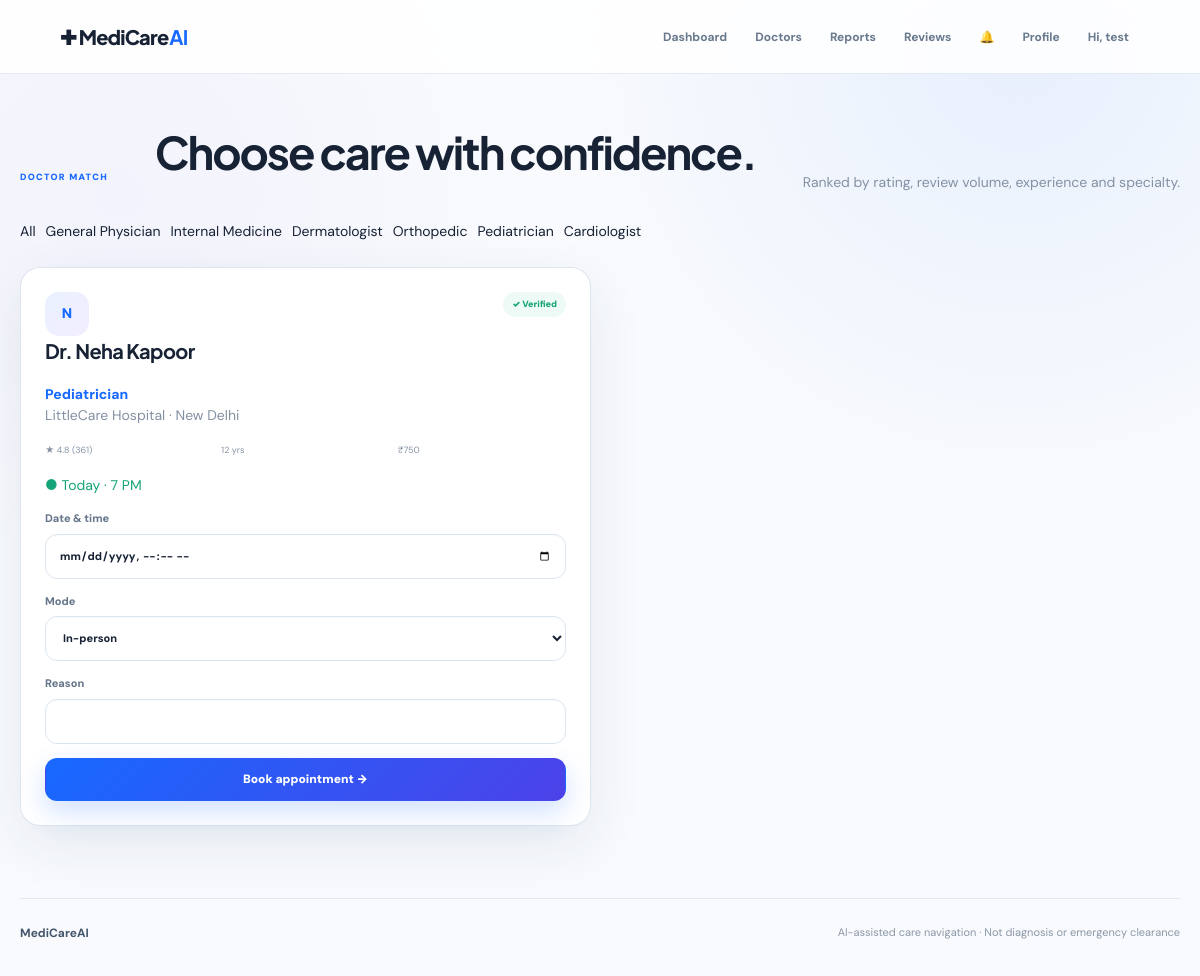
Screenshot of /doctors?specialty=Pediatrician (signed in) with the database file from the repository.
### tables this page shows
CREATE TABLE doctors(id INTEGER PRIMARY KEY,name TEXT,specialty TEXT,hospital TEXT,city TEXT,experience INT,rating REAL,reviews INT,fee INT,availability TEXT,verified INT DEFAULT 1);

### app.py (the view)
@app.route('/doctors')
@auth
def doctors():
 s=request.args.get('specialty','');c=db();q='SELECT * FROM doctors '+('WHERE specialty=? ' if s else '')+'ORDER BY rating DESC,reviews DESC';ds=c.execute(q,(s,) if s else ()).fetchall();c.close();return render_template('doctors.html',doctors=ds,specialty=s)

### app.py (called while the page is built)
def db():
 c=sqlite3.connect(DB); c.row_factory=sqlite3.Row; c.execute('PRAGMA foreign_keys=ON'); return c

def auth(f):
 @wraps(f)
 def w(*a,**k):
  if 'uid' not in session:return redirect(url_for('login'))
  return f(*a,**k)
 return w

@app.context_processor
def context():
 n=0
 if session.get('uid'):
  c=db();n=c.execute('SELECT COUNT(*) FROM notifications WHERE user_id=? AND read=0',(session['uid'],)).fetchone()[0];c.close()
 return {'user':session.get('name'),'role':session.get('role'),'unread':n}

### templates/doctors.html
{%extends 'base.html'%}{%block title%}Doctors{%endblock%}{%block content%}<section class="pagehead"><small class="eyebrow">DOCTOR MATCH</small><h1>Choose care with <span>confidence.</span></h1><p class="muted">Ranked by rating, review volume, experience and specialty.</p></section><div class="filters"><a href="/doctors">All</a>{%for s in ['General Physician','Internal Medicine','Dermatologist','Orthopedic','Pediatrician','Cardiologist']%}<a href="/doctors?specialty={{s}}">{{s}}</a>{%endfor%}</div><div class="doctorGrid">{%for d in doctors%}<article class="card doctor"><div class="split"><div class="docavatar">{{d.name.split()[1][0]}}</div><span class="verified">✓ Verified</span></div><h2>{{d.name}}</h2><b class="blue">{{d.specialty}}</b><p class="muted">{{d.hospital}} · {{d.city}}</p><div class="stats"><span>★ {{d.rating}} ({{d.reviews}})</span><span>{{d.experience}} yrs</span><span>₹{{d.fee}}</span></div><p class="green">● {{d.availability}}</p><form method="post" action="/book/{{d.id}}"><label>Date & time<input type="datetime-local" name="when_at" required></label><label>Mode<select name="mode"><option>In-person</option><option>Video consultation</option></select></label><label>Reason<input name="reason"></label><button class="btn primary full">Book appointment →</button></form></article>{%endfor%}</div>{%endblock%}

### static/css/style.css (style rules this page uses)
:root { --mc-blue: #1769ff; --mc-blue-dark: #0e52d8; --mc-indigo: #7658e8; --mc-ink: #172235; --mc-text: #52647a; --mc-muted: #8491a3; --mc-line: #e2e9f2; --mc-soft: #f6f9fd; --mc-card: rgba(255,255,255,.94); --mc-green: #15a477; --mc-red: #e45454; --mc-shadow: 0 18px 55px rgba(31, 58, 93, .09); }
* { box-sizing: border-box; }
html { scroll-behavior: smooth; }
body { margin: 0; min-height: 100vh; color: var(--mc-ink); background: radial-gradient(circle at 85% 5%, rgba(23,105,255,.07), transparent 28rem), radial-gradient(circle at 10% 20%, rgba(118,88,232,.045), transparent 24rem), #f8fafd; font-family: "DM Sans", system-ui, -apple-system, BlinkMacSystemFont, "Segoe UI", sans-serif; font-size: 14px; line-height: 1.5; }
a { color: inherit; text-decoration: none; }
button, input, textarea, select { font: inherit; }
button { cursor: pointer; }
h1, h2, h3, h4 { font-family: "Plus Jakarta Sans", "DM Sans", sans-serif; color: var(--mc-ink); }
h1 { letter-spacing: -.045em; }
h2 { letter-spacing: -.03em; }
p { margin-top: 0; }
.eyebrow { display: inline-block; margin-bottom: 8px; color: var(--mc-blue); font-size: 9px; font-weight: 900; letter-spacing: .14em; }
.muted { color: var(--mc-muted); }
.blue { color: var(--mc-blue); font-weight: 800; }
.green { color: var(--mc-green); }
.split { display: flex; align-items: center; justify-content: space-between; gap: 18px; }
.pagehead, .dashHead { display: flex; align-items: flex-end; justify-content: space-between; gap: 30px; margin-bottom: 28px; }
.pagehead h1, .dashHead h1 { margin: 0 0 7px; font-size: clamp(30px, 4vw, 45px); }
.pagehead p, .dashHead p { margin-bottom: 0; }
.card { background: var(--mc-card); border: 1px solid rgba(220,229,239,.95); border-radius: 20px; padding: 24px; box-shadow: var(--mc-shadow); }
.card h2 { margin: 0 0 18px; font-size: 20px; }
.btn { display: inline-flex; align-items: center; justify-content: center; min-height: 43px; gap: 8px; padding: 10px 16px; border: 1px solid transparent; border-radius: 12px; font-size: 12px; font-weight: 900; transition: .2s ease; }
.btn.primary { color: #fff; background: linear-gradient(135deg, var(--mc-blue), #4c42e8); box-shadow: 0 11px 28px rgba(23,105,255,.2); }
.btn.full { width: 100%; }
label { display: grid; gap: 7px; margin-bottom: 14px; color: #65768b; font-size: 11px; font-weight: 800; }
input, textarea, select { width: 100%; min-height: 45px; padding: 11px 13px; border: 1px solid #dce5ef; border-radius: 12px; outline: none; color: var(--mc-ink); background: #fff; box-shadow: inset 0 1px 2px rgba(30,50,75,.02); transition: .2s ease; }
input::placeholder, textarea::placeholder { color: #a5afbd; }
.badge, .verified, .live-badge { display: inline-flex; align-items: center; padding: 6px 9px; border-radius: 99px; background: #eef5ff; color: var(--mc-blue); font-size: 9px; font-weight: 900; white-space: nowrap; }
.avatar, .docavatar { display: grid; place-items: center; flex: 0 0 auto; width: 44px; height: 44px; border-radius: 14px; color: var(--mc-blue); background: linear-gradient(135deg, #e9f1ff, #f2edff); font-weight: 900; }
.filters { display: flex; align-items: center; gap: 10px; flex-wrap: wrap; margin-bottom: 25px; }
.doctorGrid { display: grid; grid-template-columns: repeat(2, minmax(0, 1fr)); gap: 18px; }
.doctor { transition: .2s ease; }
.doctor .split { align-items: flex-start; }
.doctor .stats { display: grid; grid-template-columns: repeat(3, 1fr); gap: 8px; margin: 18px 0; }
.doctor .stats b, .doctor .stats span { display: block; }
.doctor .stats span { color: var(--mc-muted); font-size: 9px; }
.verified { background: #edfaf6; color: var(--mc-green); }

### rows the page displays
doctors: name "N", name "Dr. Neha Kapoor", specialty "Pediatrician", hospital "LittleCare Hospital", city "New Delhi", rating "4.8", reviews "361", experience "12", fee "750", availability "Today · 7 PM"

### other values shown
{{ user.split()[0] }} "test"
{{ s }} "General Physician" "Internal Medicine" "Dermatologist" "Orthopedic" "Pediatrician" "Cardiologist"
